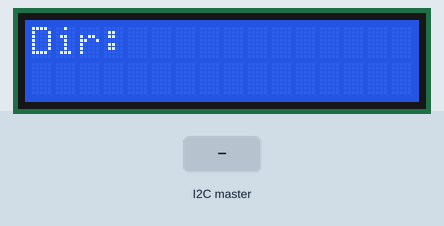
Recording of a sketch running on a simulated Arduino Uno, built with avr-gcc and run on an emulated ATmega328P. On the bench: 16×2 character LCD. Inputs (shaded band) come from the test bench.

Above: at 1.2 s.
1.3 s: the I2C master sends the byte 1
2.8 s: the I2C master sends the byte 0
4.4 s: the I2C master sends the byte 2
5.9 s: the I2C master sends the byte 90
At 7.1 s:
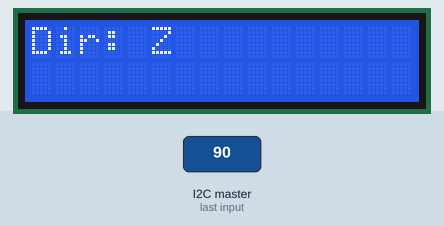
7.4 s: the I2C master sends the byte 200
At 7.8 s:
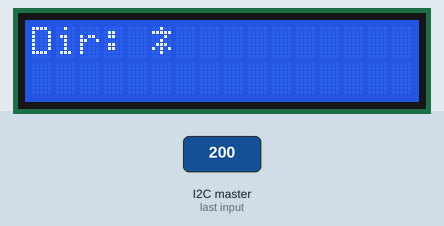
Timing chart, 0 to 9.9 s (numbered marks = the images above; inputs shaded):
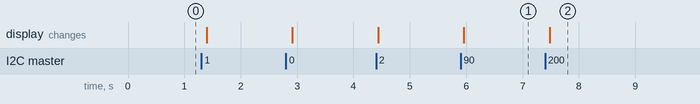

The sketch:

arduino-escalve-lcd.ino
```cpp
#include <Wire.h>
#include <LiquidCrystal_I2C.h>

LiquidCrystal_I2C lcd(0x27, 16, 2);  // LCD I2C

String receivedDirection = "";

void setup() {
  Wire.begin(8);  // Adresse de l'esclave
  Wire.onReceive(receiveData);

  lcd.init();
  lcd.backlight();
  lcd.setCursor(0, 0);
  lcd.print("Pret a recevoir");
}

void loop() {
  // Affiche la dernière direction reçue
  lcd.setCursor(0, 0);
  lcd.print("Dir:            "); // Nettoyer la ligne
  lcd.setCursor(5, 0);
  lcd.print(receivedDirection);

  delay(200);
}

void receiveData(int bytes) {
  receivedDirection = ""; // réinitialiser

  while (Wire.available()) {
    char c = Wire.read();
    receivedDirection += c;
  }

  Serial.print("Recu : ");
  Serial.println(receivedDirection);
}
```

Measured:
- after the input at 5.9 s, the display: changes after 0.06 s (image 1)
- after the input at 7.4 s, the display: changes after 0.08 s (image 2)
